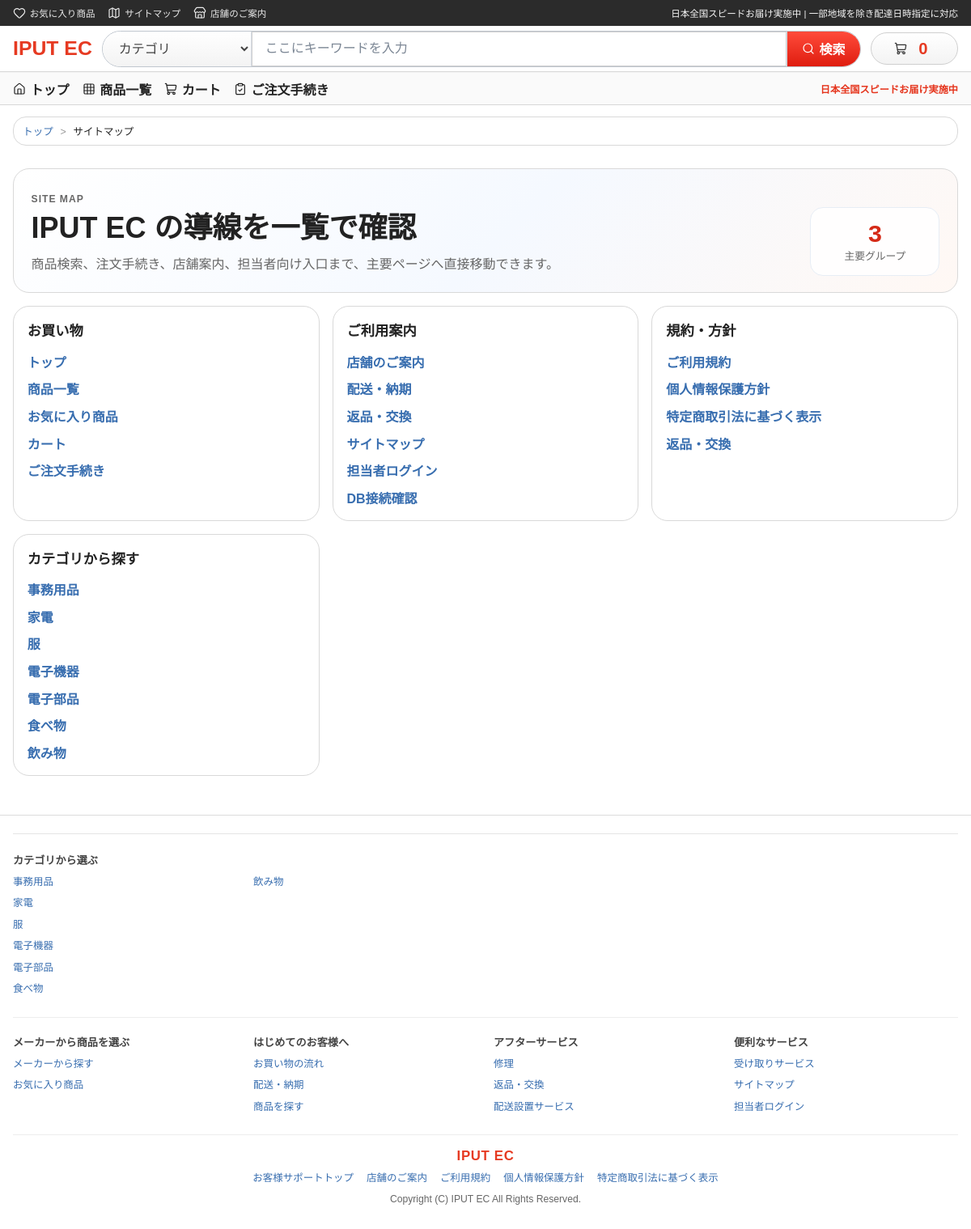
/sitemap, run on the app's committed database.
### tables this page shows
CREATE TABLE products (
    id INTEGER PRIMARY KEY AUTOINCREMENT,
    product_no TEXT NOT NULL UNIQUE,
    name TEXT NOT NULL,
    description TEXT NOT NULL,
    price INTEGER NOT NULL,
    category TEXT NOT NULL,
    maker TEXT NOT NULL,
    image_path TEXT,
    sale_price INTEGER,
    sale_starts_at TEXT,
    sale_ends_at TEXT,
    available_from TEXT,
    available_until TEXT,
    stock_quantity_1 INTEGER NOT NULL DEFAULT 0,
    stock_quantity_2 INTEGER NOT NULL DEFAULT 0,
    created_at TEXT NOT NULL DEFAULT CURRENT_TIMESTAMP,
    updated_at TEXT NOT NULL DEFAULT CURRENT_TIMESTAMP
);

### app/core/View.php (called while the page is built, shortened)
<?php
class View
{
    public static function render(string $view, array $data = []): void
    {
        $viewFile = base_path('app/Views/' . str_replace('.', '/', $view) . '.php');
        extract($data, EXTR_SKIP);
        require base_path('app/Views/layouts/header.php');
        require $viewFile;
        require base_path('app/Views/layouts/footer.php');
    }
}

### app/core/Controller.php (called while the page is built, shortened)
<?php
abstract class Controller
{
    protected function render(string $view, array $data = [], int $statusCode = 200): void
    {
        View::render($view, $data);
    }
}

### app/Controllers/UtilityController.php (called while the page is built, shortened)
<?php
class UtilityController extends Controller
{
    private ProductService $products;
    private FavoriteService $favorites;
    private CartService $cart;
    public function __construct()
    {
        $this->products = new ProductService();
        $this->favorites = new FavoriteService();
        $this->cart = new CartService();
    }
    public function sitemap(): void
    {
        $catalog = $this->products->homePageData();
        $sections = [
            [
                'heading' => 'お買い物',
                'links' => [
                    ['label' => 'トップ', 'url' => '/'],
                    ['label' => '商品一覧', 'url' => '/products'],
                    ['label' => 'お気に入り商品', 'url' => '/favorites'],
                    ['label' => 'カート', 'url' => '/cart'],
                    ['label' => 'ご注文手続き', 'url' => '/checkout'],
                ],
            ],
            [
                'heading' => 'ご利用案内',
                'links' => [
                    ['label' => '店舗のご案内', 'url' => '/stores'],
                    ['label' => '配送・納期', 'url' => '/shipping-guide'],
                    ['label' => '返品・交換', 'url' => '/returns'],
                    ['label' => 'サイトマップ', 'url' => '/sitemap'],
                    ['label' => '担当者ログイン', 'url' => '/login'],
                    ['label' => 'DB接続確認', 'url' => '/system/db-check'],
                ],
            ],
            [
                'heading' => '規約・方針',
                'links' => [
                    ['label' => 'ご利用規約', 'url' => '/terms'],
                    ['label' => '個人情報保護方針', 'url' => '/privacy'],
                    ['label' => '特定商取引法に基づく表示', 'url' => '/commercial-transactions'],
                    ['label' => '返品・交換', 'url' => '/returns'],
                ],
            ],
        ];
        $this->render('utility/sitemap', [
            'pageTitle' => 'サイトマップ',
            'sections' => $sections,
            'cartItemCount' => $this->cart->itemCount(),
            'favoriteProductIds' => $this->favorites->favoriteProductIds(),
            ...$catalog,
        ]);
    }
}

### public/index.php (called while the page is built, shortened)
<?php
require_once dirname(__DIR__) . '/app/bootstrap.php';
$router = new Router();
$router->get('/', [HomeController::class, 'index']);
$router->get('/favorites', [FavoriteController::class, 'index']);
$router->post('/favorites/add', [FavoriteController::class, 'add']);
$router->post('/favorites/remove', [FavoriteController::class, 'remove']);
$router->get('/sitemap', [UtilityController::class, 'sitemap']);
$router->get('/stores', [UtilityController::class, 'stores']);
$router->get('/terms', [UtilityController::class, 'terms']);
$router->get('/privacy', [UtilityController::class, 'privacy']);
$router->get('/commercial-transactions', [UtilityController::class, 'commercialTransactions']);
$router->get('/returns', [UtilityController::class, 'returns']);
$router->get('/shipping-guide', [UtilityController::class, 'shippingGuide']);
$router->get('/after-service', [UtilityController::class, 'afterService']);
$router->get('/products', [ProductController::class, 'index']);
$router->get('/products/{id}', [ProductController::class, 'show']);
$router->get('/cart', [CartController::class, 'index']);
$router->post('/cart/add', [CartController::class, 'add']);
$router->post('/cart/update', [CartController::class, 'update']);
$router->post('/cart/remove', [CartController::class, 'remove']);
$router->get('/checkout', [CheckoutController::class, 'index']);
$router->post('/checkout/confirm', [CheckoutController::class, 'confirm']);
$router->post('/checkout/complete', [CheckoutController::class, 'complete']);
$router->get('/checkout/done', [CheckoutController::class, 'done']);
$router->get('/login', [AuthController::class, 'showLogin']);
$router->post('/login', [AuthController::class, 'login']);
$router->post('/logout', [AuthController::class, 'logout']);
$router->get('/logout', [AuthController::class, 'logout']);
$router->get('/staff/receptionist', [StaffController::class, 'receptionist']);
$router->get('/staff/receptionist/products', [ProductController::class, 'receptionistIndex']);
$router->get('/staff/receptionist/orders', [ReceptionOrderController::class, 'index']);
$router->get('/staff/receptionist/orders/{order_no}', [ReceptionOrderController::class, 'show']);
$router->get('/staff/receptionist/orders/new', [ReceptionOrderController::class, 'create']);
$router->post('/staff/receptionist/orders/confirm', [ReceptionOrderController::class, 'confirm']);
$router->post('/staff/receptionist/orders', [ReceptionOrderController::class, 'store']);
$router->get('/staff/receptionist/orders/complete', [ReceptionOrderController::class, 'complete']);
$router->get('/staff/accountant', [StaffController::class, 'accountant']);
$router->get('/staff/accountant/orders', [AccountingController::class, 'index']);
$router->get('/staff/accountant/orders/{order_no}', [AccountingController::class, 'show']);
$router->post('/staff/accountant/orders/{order_no}/payment', [AccountingController::class, 'updatePayment']);
$router->get('/staff/shipper', [StaffController::class, 'shipper']);
$router->get('/staff/shipper/orders', [ShippingController::class, 'index']);
$router->get('/staff/shipper/orders/{order_no}', [ShippingController::class, 'show']);
$router->post('/staff/shipper/orders/{order_no}/ship', [ShippingController::class, 'ship']);
$router->get('/staff/product-manager', [StaffController::class, 'productManager']);
$router->get('/staff/product-manager/products', [ProductManagementController::class, 'index']);
$router->get('/staff/product-manager/products/new', [ProductManagementController::class, 'create']);
$router->post('/staff/product-manager/products', [ProductManagementController::class, 'store']);
$router->get('/staff/product-manager/products/{id}/edit', [ProductManagementController::class, 'edit']);
$router->post('/staff/product-manager/products/{id}', [ProductManagementController::class, 'update']);
$router->post('/staff/product-manager/products/{id}/stock', [ProductManagementController::class, 'receiveStock']);
$router->get('/system/db-check', [SystemController::class, 'dbCheck']);
$router->dispatch($_SERVER['REQUEST_METHOD'] ?? 'GET', $_SERVER['REQUEST_URI'] ?? '/');

### app/helpers.php (called while the page is built, shortened)
<?php
function base_path(string $path = ''): string
{
    $basePath = dirname(__DIR__);
    return $basePath . DIRECTORY_SEPARATOR . ltrim($path, DIRECTORY_SEPARATOR);
}
function config(string $key, mixed $default = null): mixed
{
    $segments = explode('.', $key);
    $value = $GLOBALS['config'] ?? [];
    foreach ($segments as $segment) {
        $value = $value[$segment];
    }
    return $value;
}
function e(string $value): string
{
    return htmlspecialchars($value, ENT_QUOTES, 'UTF-8');
}
function app_base_path(): string
{
    $scriptName = (string) ($_SERVER['SCRIPT_NAME'] ?? '');
    $directory = str_replace('\\', '/', dirname($scriptName));
    if ($directory === '/' || $directory === '.' || $directory === '') {
        return '';
    }
    return '/' . trim($directory, '/');
}
function app_path(string $path): string
{
    $path = '/' . ltrim($path, '/');
    $basePath = app_base_path();
    return $basePath === '' ? $path : $basePath . $path;
}

### app/Repositories/ProductRepository.php (called while the page is built, shortened)
<?php
class ProductRepository
{
    public function listAll(): array
    {
        $statement = db_connection()->query(
            sprintf(
                <<<'SQL'
                SELECT
                    id,
                    product_no,
                    name,
                    description,
                    price,
                    category,
                    maker,
                    %s,
                    sale_price,
                    sale_starts_at,
                    sale_ends_at,
                    available_from,
                    available_until,
                    stock_quantity_1,
                    stock_quantity_2
                FROM products
                ORDER BY product_no ASC
            SQL,
                $this->imagePathSelectExpression()
            )
        );
        return $statement->fetchAll() ?: [];
    }
    private function imagePathSelectExpression(): string
    {
        return $this->hasImagePathColumn() ? 'image_path' : "'' AS image_path";
    }
    private function hasImagePathColumn(): bool
    {
        $driver = (string) config('database.driver', 'sqlite');
        $connection = db_connection();
        if ($driver === 'sqlite') {
            $columns = $connection->query('PRAGMA table_info(products)')->fetchAll() ?: [];
            foreach ($columns as $column) {
                if ((string) ($column['name'] ?? '') === 'image_path') {
                    return $this->hasImagePathColumn = true;
                }
            }
            return $this->hasImagePathColumn = false;
        }
        return $this->hasImagePathColumn = false;
    }
}

### app/Services/ProductService.php (called while the page is built, shortened)
<?php
class ProductService
{
    private ProductRepository $products;
    public function __construct()
    {
        $this->products = new ProductRepository();
    }
    public function homePageData(): array
    {
        $products = $this->decorateProducts($this->products->listAll());
        return [
            'featuredProducts' => array_slice($products, 0, 4),
            'newArrivalProducts' => array_slice($products, 0, 8),
            'categoryOptions' => $this->buildFacetOptions($products, 'category'),
            'makerOptions' => $this->buildFacetOptions($products, 'maker'),
        ];
    }
    private function decorateProducts(array $products): array
    {
        return array_map(fn (array $product): array => $this->decorateProduct($product), $products);
    }
    private function decorateProduct(array $product): array
    {
        $availability = product_availability($product);
        $regularPrice = (int) ($product['price'] ?? 0);
        $effectivePrice = product_effective_price($product);
        $product['regular_price'] = $regularPrice;
        $product['display_price'] = $effectivePrice;
        $product['price'] = $effectivePrice;
        $product['is_on_sale'] = $effectivePrice < $regularPrice;
        $product['sale_badge_label'] = $product['is_on_sale'] ? 'SALE' : '';
        $product['is_orderable'] = $availability['is_orderable'];
        $product['availability_label'] = $availability['label'];
        $product['availability_class'] = $availability['class'];
        $product['sales_period_label'] = $availability['period_label'];
        $product['image_url'] = product_image_url((string) ($product['image_path'] ?? ''));
        return $product;
    }
    private function buildFacetOptions(array $products, string $field): array
    {
        $counts = [];
        foreach ($products as $product) {
            $value = trim((string) ($product[$field] ?? ''));
            $counts[$value] = ($counts[$value] ?? 0) + 1;
        }
        ksort($counts, SORT_NATURAL);
        $options = [];
        foreach ($counts as $value => $count) {
            $options[] = [
                'value' => $value,
                'count' => $count,
            ];
        }
        return $options;
    }
}

### app/bootstrap.php (called while the page is built, shortened)
<?php
require_once __DIR__ . '/helpers.php';
function bootstrap_app(bool $startSession = false): void
{
    static $bootstrapped = false;
    if (!$bootstrapped) {
        spl_autoload_register(static function (string $class): void {
            $directories = ['core', 'Controllers', 'Services', 'Repositories'];
            foreach ($directories as $directory) {
                $filePath = base_path('app/' . $directory . '/' . $class . '.php');
                if (is_file($filePath)) {
                    return;
                }
            }
        });
    }
}

### app/Views/utility/sitemap.php (the view, shortened to what this page needs)
<section class="market-utility-page">
    <div class="market-breadcrumb">
        <a href="<?= e(app_path('/')) ?>">トップ</a>
        <span>サイトマップ</span>
    </div>
    <section class="market-utility-hero">
        <div>
            <p class="market-utility-kicker">Site Map</p>
            <h1>IPUT EC の導線を一覧で確認</h1>
            <p>商品検索、注文手続き、店舗案内、担当者向け入口まで、主要ページへ直接移動できます。</p>
        </div>
        <div class="market-utility-stat">
            <strong><?= e((string) count($sections)) ?></strong>
            <span>主要グループ</span>
        </div>
    </section>
    <div class="market-sitemap-grid">
        <?php foreach ($sections as $section): ?>
            <section class="market-sitemap-card">
                <h2><?= e((string) $section['heading']) ?></h2>
                <ul class="market-sitemap-links">
                    <?php foreach ($section['links'] as $link): ?>
                        <li><a href="<?= e(app_path((string) $link['url'])) ?>"><?= e((string) $link['label']) ?></a></li>
                    <?php endforeach; ?>
                </ul>
            </section>
        <?php endforeach; ?>
        <section class="market-sitemap-card">
            <h2>カテゴリから探す</h2>
            <ul class="market-sitemap-links">
                <?php foreach (array_slice($categoryOptions, 0, 12) as $category): ?>
                    <li>
                        <a href="<?= e(app_path('/products')) ?>?category=<?= urlencode((string) $category['value']) ?>">
                            <?= e((string) $category['value']) ?>
                        </a>
                    </li>
                <?php endforeach; ?>
            </ul>
        </section>
    </div>
</section>

### data on the page
products: category "事務用品"
products: category "電子部品"
products: category "食べ物"
products: category "飲み物"

### other printed values
$link['label'] "お気に入り商品"
$link['label'] "サイトマップ"
$link['label'] "店舗のご案内"
$shippingCopy "日本全国スピードお届け実施中 | 一部地域を除き配達日時指定に対応"
$serviceName "IPUT EC"
$cartCount "0"
count($sections) "3"
$section['heading'] "お買い物"
$link['label'] "トップ"
$link['label'] "商品一覧"
$link['label'] "カート"
$link['label'] "ご注文手続き"
$section['heading'] "ご利用案内"
$link['label'] "配送・納期"
$link['label'] "返品・交換"
